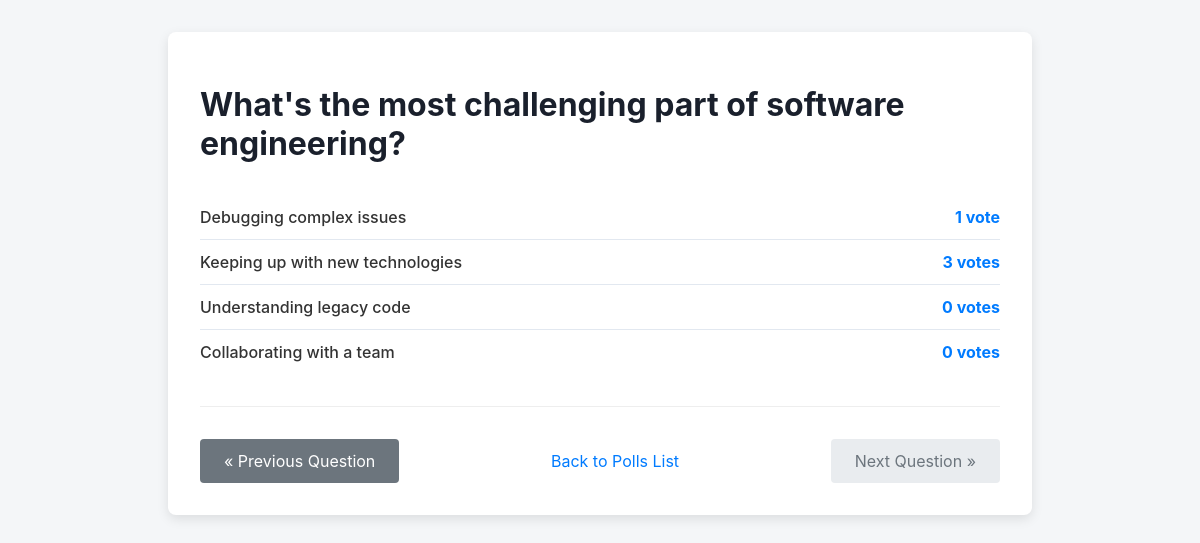
/polls/11/results/, run on the app's committed database.
### polls/models.py (models this page shows, shortened)
class Question(models.Model):
    question_text = models.CharField(max_length=200)
    pub_date = models.DateTimeField("date published")

class Choice(models.Model):
    question = models.ForeignKey(Question, on_delete=models.CASCADE)
    choice_text = models.CharField(max_length=200)
    votes = models.IntegerField(default=0)

### polls/views.py (the view)
# urls.py: path("<int:pk>/results/", views.ResultsView.as_view(), name="results"),
class ResultsView(generic.DetailView):
    model = Question
    template_name = "polls/results.html"
    def get_context_data(self, **kwargs):
        context = super().get_context_data(**kwargs)
        question = self.get_object()
        context['previous_question'] = Question.objects.filter(
            pub_date__lt=question.pub_date
        ).order_by('-pub_date').first()
        context['next_question'] = Question.objects.filter(
            pub_date__gt=question.pub_date
        ).order_by('pub_date').first()
        return context

### polls/templates/polls/results.html (shortened to what this page needs)
<!DOCTYPE html>
<html lang="en">
<head>
</head>
<body>
    <div class="container">
        <h1>{{ question.question_text }}</h1>
        <ul class="results-list">
        {% for choice in question.choice_set.all %}
            <li>
                <span class="choice-text">{{ choice.choice_text }}</span>
                <span class="vote-count">{{ choice.votes }} vote{{ choice.votes|pluralize }}</span>
            </li>
        {% endfor %}
        </ul>
        <div class="nav-buttons">
            {% if previous_question %}
                <a href="{% url 'polls:detail' previous_question.id %}" class="nav-button">&laquo; Previous Question</a>
            {% else %}
                <span class="nav-button disabled">&laquo; Previous Question</span>
            {% endif %}
            <a href="{% url 'polls:index' %}" class="back-link">Back to Polls List</a>
            {% if next_question %}
                <a href="{% url 'polls:detail' next_question.id %}" class="nav-button">Next Question &raquo;</a>
            {% else %}
                <span class="nav-button disabled">Next Question &raquo;</span>
            {% endif %}
        </div>
    </div>
</body>
</html>

### polls/templates/polls/results.html (style rules this page uses)
body { font-family: -apple-system, BlinkMacSystemFont, "Segoe UI", Roboto, Helvetica, Arial, sans-serif; background-color: #f4f6f8; color: #333; margin: 0; padding: 2rem; }
.container { max-width: 800px; margin: auto; background: white; padding: 2rem; border-radius: 8px; box-shadow: 0 4px 12px rgba(0,0,0,0.1); }
h1 { color: #1a202c; }
.results-list { list-style: none; padding: 0; margin: 2rem 0; }
.results-list li { display: flex; justify-content: space-between; align-items: center; padding: 0.75rem 0; border-bottom: 1px solid #e2e8f0; }
.results-list li:last-child { border-bottom: none; }
.choice-text { font-weight: 500; }
.vote-count { font-weight: bold; color: #007bff; }
.nav-buttons { display: flex; justify-content: space-between; align-items: center; margin-top: 2rem; border-top: 1px solid #eee; padding-top: 2rem; }
.nav-button { display: inline-block; background-color: #6c757d; color: white; border: none; padding: 0.75rem 1.5rem; text-decoration: none; font-size: 1rem; border-radius: 4px; cursor: pointer; transition: background-color 0.2s; }
.nav-button.disabled { background-color: #e9ecef; color: #6c757d; cursor: not-allowed; }
.back-link { color: #007bff; text-decoration: none; }

### data on the page
Question: question_text "What's the most challenging part of software engineering?"
Choice: choice_text "Debugging complex issues", votes "1"
Choice: choice_text "Keeping up with new technologies", votes "3"
Choice: choice_text "Understanding legacy code", votes "0"
Choice: choice_text "Collaborating with a team", votes "0"
